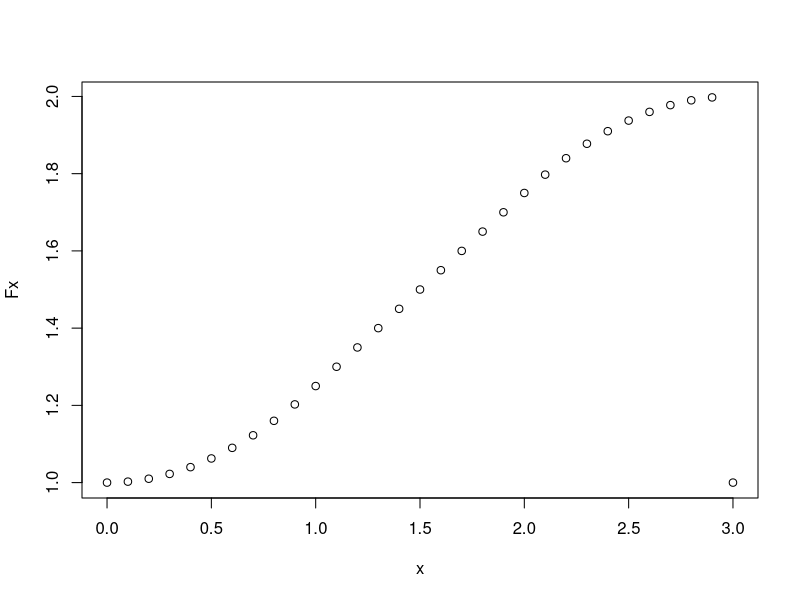
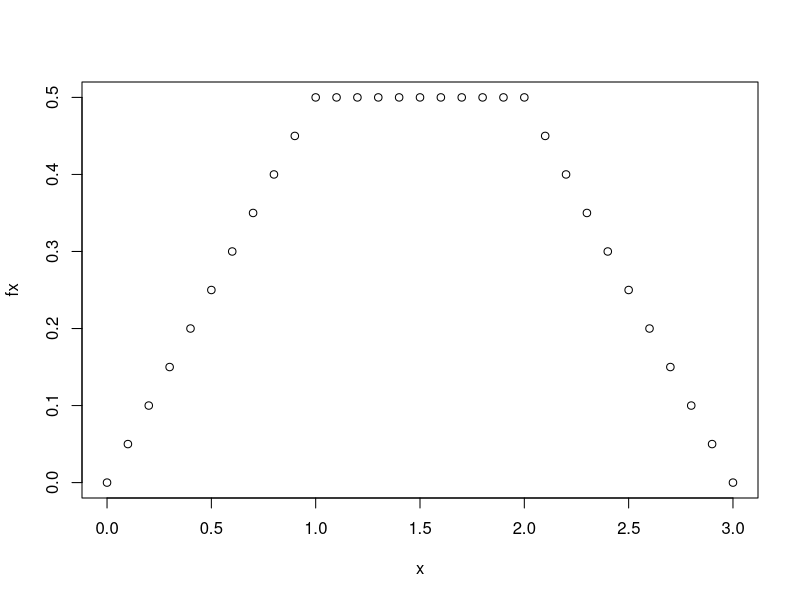
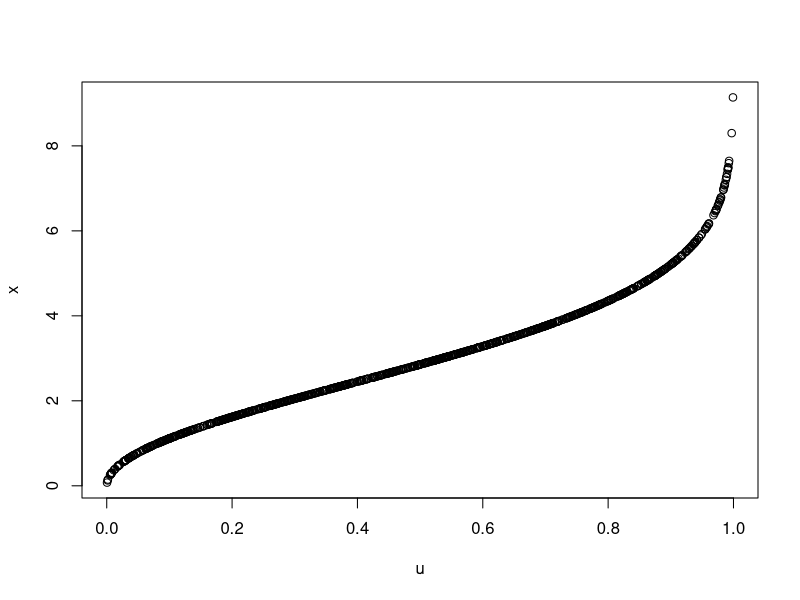
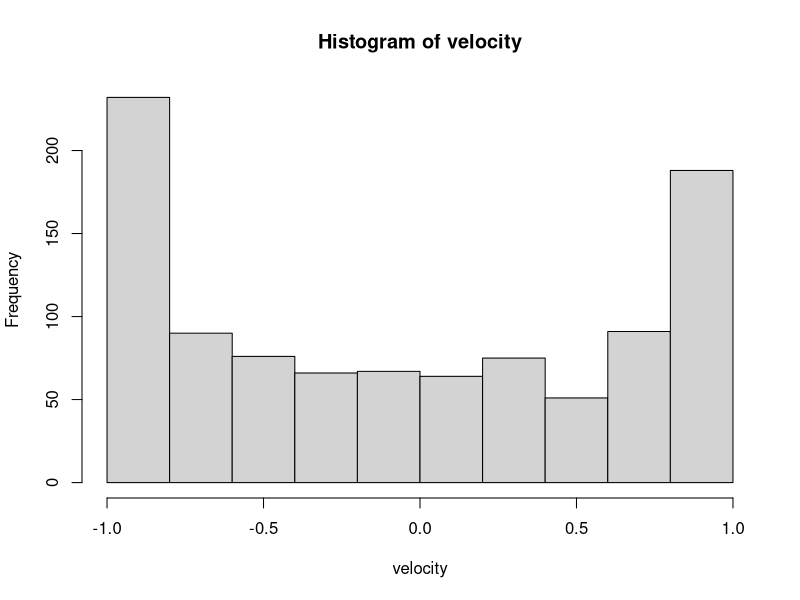
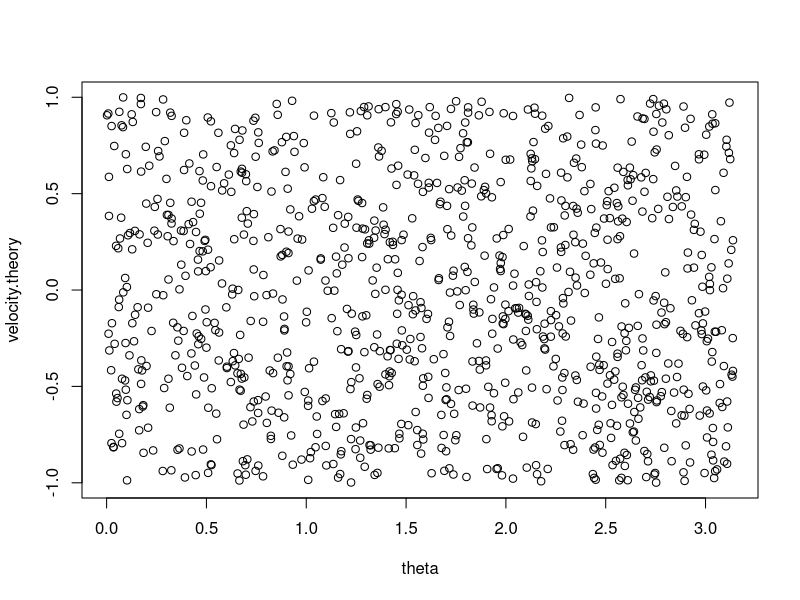
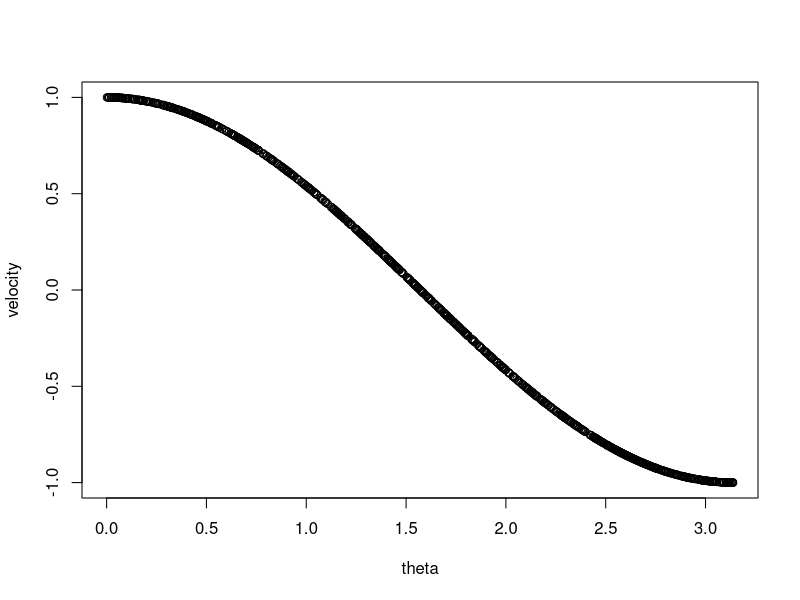

The R source for these figures, in order:
## ---- chunk 1
knitr::opts_chunk$set(echo = TRUE, message = FALSE, warning = FALSE)
## ---- chunk 2
# vectors of nutritional information of the products
product <- c('A','B','C','D','E','F','G','H','I','J','K','L','M','N','O')
proteins <- c(29,15,11,16,18,15,52,24,18,3,1,2,11,11,26)
carbohydrates <- c(51,24,14,39,64,34,56,63,26,28,11,31,50,60,39)
fats <- c(32,13,8,24,46,23,46,54,20,10,8,19,11,9,31)
sodium <- c(909,303,79,836,735,709,2285, 1915, 914,5,266,414,159,329,962)
# create data frame with the vectors
products.info = data.frame(product,proteins,carbohydrates,fats,sodium)
products.info
## ---- chunk 3
# create a dataframe with means, median, std of the columns
col.names <- c('measure','proteins','carbohydrates','fats','sodium')
measures.names <- c('mean','median','std')
measures <- data.frame(matrix(ncol = length(col.names), nrow = length(measures.names)))
names(measures) <- col.names
measures[1]<- measures.names
measures[1,2:5] <- apply(products.info[2:5],2,mean)#second parameter means by columns
measures[2,2:5] <- apply(products.info[2:5],2,median)
measures[3,2:5] <- apply(products.info[2:5],2,sd)
measures
quartiles.proteins <- quantile(products.info$proteins)# returns named vector
quartiles.proteins

## ---- chunk 4
cov.matrix <- cov(products.info[2:5])#compute covariance matrix over the columns
cor.matrix <- cor(products.info[2:5])#compute correlation matrix over the columns
cov.matrix
cor.matrix
## ---- chunk 5
prob.rain <- 0.5 #probability of rain
n <- 52 #weeks in a year
rainy.days <- rbinom(n, size = 2, prob=prob.rain)#number of days that have rained in 2 days
rain.in.weekends <- sapply(rainy.days,function(x) if(x>0) 1 else 0)
prob.weekend <- sum(rain.in.weekends)/n
prob.weekend

## ---- chunk 6
prob.fail <- 0.05 #   probability of failure of one component
n <- 1000 #weeks in a year
components.fails <- rbinom(n, size = 5, prob=prob.fail)#number of malfunctioning components in a 5 components system.
system.failures <- sapply(components.fails, function(x) if(x>=1) 1 else 0)
prob.failure <- sum(system.failures)/n # probability of failure of the system
prob.failure
## ---- chunk 7

n <- 10000
prob.a1 <- 0.8 # a1 is advisor 1
prob.a2 <- 0.5 
prob.a3 <- 0.3
recommend.a1 <- rbinom(n, size = 1, prob=prob.a1)# a1 recommend or not
# the previous line is equivalent to:  rbern(n4,prob.a1)
recommend.a2 <- rbinom(n, size = 1, prob=prob.a2)
recommend.a3 <- rbinom(n, size = 1, prob=prob.a3)
total.recommned <- recommend.a1+recommend.a2+recommend.a3
at.least.one <- sapply(total.recommned, function(x) if(x>=1) 1 else 0)
prob.at.least.one <- sum(at.least.one)/n
two <- sapply(total.recommned, function(x) if(x==2) 1 else 0)
prob.two <- sum(two)/n
prob.at.least.one
prob.two
## ---- chunk 8
n <- 10000
prob.I <- 0.9
odd.switchs.down <- rbinom(n,size = 2, prob = prob.I)# there are 2 switches per branch
even.switchs.down <- rbinom(n,size = 2, prob = prob.I)
connections.odd <- sapply(odd.switchs.down, function(x) if(x==2) 1 else 0)
connections.even <- sapply(even.switchs.down, function(x) if(x==2) 1 else 0)
total.connections <- sapply(connections.even + connections.odd, function(x) if(x>=1) 1 else 0)
prob.closed <- sum(total.connections)/n
prob.closed
## ---- chunk 9
prob.f <- 0.95
n6 = 1000
component.c <- rbinom(n, size = 1, prob = prob.f)
components.m <- rbinom(n, size = 3, prob = prob.f)
num.success.m <- sapply(components.m, function(x) if(x>=1) 1 else 0)
conponents.e <- rbinom(n, size = 2, prob = prob.f)
num.succes.e <- sapply(conponents.e, function(x) if(x>=1) 1 else 0)
num.success <- sapply(component.c*num.success.m*num.succes.e, function(x) if(x>=1) 1 else 0)
prob.s <- sum(num.success)/n
prob.s
## ---- chunk 10
# rbinom not useful when sample space is not {0,1}
# number of dice (a trick to  simulate 5 rolls)
# instead of 3 dice and two times two of them (because they all are even)
dice <- 5
sample.space <- 1:6
rolls <- sample(sample.space, size = dice, replace = TRUE)
## ---- chunk 11
library(dplyr)
library(magrittr)

boostrap.exp <- function(n, m, lambda=1){
  samples <- matrix(nrow = n, ncol = m)
  for (i in seq(1,n)) {
    samples[i,] <- rexp(m,lambda) %>% round(digits = 2)
  }
  return(samples)
}
n = 5
m = 10
samples <- boostrap.exp(n, m)
samples[1:2,]
## ---- chunk 12
u <- runif(100)
n <- log(1 - log(1-u))
## ---- chunk 13
n <- 10000
u <- runif(n)
X <- 2*sqrt(u)*(u<0.25) + (2*u+0.5)*(0.25<=u & u<0.75) + (3-2*sqrt(1-u))*(u>=0.75)
## ---- chunk 14
# values (0,3)
n <- 1000
x <- seq(0, 3, by=0.1)
Fx <- (x^2)/4*(x<1) + ((x-0.5)/2)*(1<=x & x<2) + (1-((3-x)/2)^2)*(2<=x & x<3) + 1*(x<=3)
fx <- x/2*(x<1) + (1/2)*(1<=x & x<2) + ((3-x)/2)*(2<=x & x<3)

plot.Fx <- plot(x,Fx)

plot.fx <- plot(x,fx)

## ---- chunk 15
n <- 1000
a <- 0.17
u <- runif(n)

x <- sqrt((-2/a)*log(1-u))
plot(u,x)

mean <- mean(x)
theoretical_mean <- sqrt(pi/(2*a))
var <- var(x)
theoretical_var <- (4 - pi)/(2*a)
## ---- chunk 16
n <- 1000
a <- 1
theta <- runif(n,min = 0, max = pi)

velocity.theory <- runif(n, min=-1,max=1)
velocity <- a*cos(theta)

hist(velocity)
plot(theta,velocity.theory)
plot(theta,velocity)
## ---- chunk 17
lamda <- 1
n <- 1000


## ---- chunk 18
n <- 1000
lambda.I <- 0.06666 # rate of 15
lambda.II <- 0.1 # rate of 10
type.I <- 0.375
type.II <- 0.625
office <- type.I*rexp(n, lambda.I)+type.II*rexp(n,lambda.II)
a <- sum(office<15)/n

office.I <- type.I*rexp(n, lambda.I)
office.II <- type.I*rexp(n, lambda.II)
I <- sum(office.I>15)
II <- sum(office.II>15)
b <- I/(I+II)
